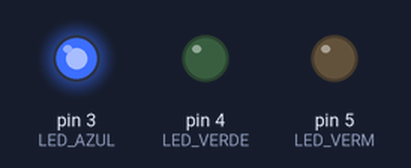
Simulated run of this sketch. Board: Arduino Uno, built with avr-gcc and run on an emulated ATmega328P. On the bench: output pins drawn as LEDs (lit = HIGH).

Above: at 0.5 s.
At 1.5 s:
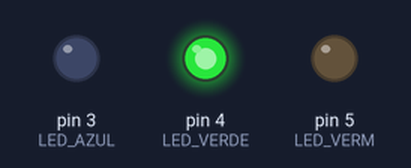
At 5.5 s:
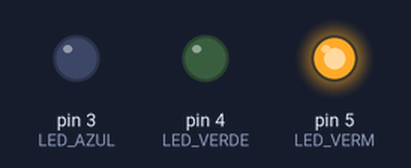
Timing chart, 0 to 6.9 s (numbered marks = the images above):
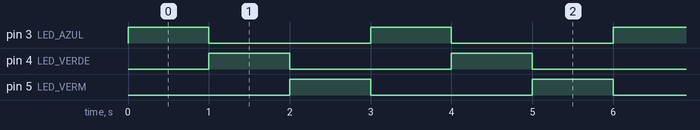

Measured:
- by itself, pin 3 (LED_AZUL), pin 4 (LED_VERDE), pin 5 (LED_VERM): alternates HIGH for 1.0 s and LOW for 2.0 s
- by itself, everything shown: repeats every 3.0 s, in 4 steps

The sketch:

exerc_cio_1_a1.ino
```cpp
/*
1) Para este exercício, serão necessárias as funções pinMode, delay, digitalWrite,
analogRead e map.
a) Faça os LEDs do circuito a seguir, disponível neste link, acenderem um por vez a
cada 1 segundo
*/

#define LED_AZUL 3
#define LED_VERDE 4
#define LED_VERM 5

void setup() {

  pinMode(LED_AZUL, OUTPUT);
  pinMode(LED_VERDE, OUTPUT);
  pinMode(LED_VERM, OUTPUT);

  Serial.begin(9600);
}

void loop() {
  digitalWrite(LED_AZUL, HIGH);
  delay(1000);
  digitalWrite(LED_AZUL, LOW);
  digitalWrite(LED_VERDE, HIGH);
  delay(1000);
  digitalWrite(LED_VERDE, LOW);
  digitalWrite(LED_VERM, HIGH);
  delay(1000);
  digitalWrite(LED_VERM, LOW);
}
```
